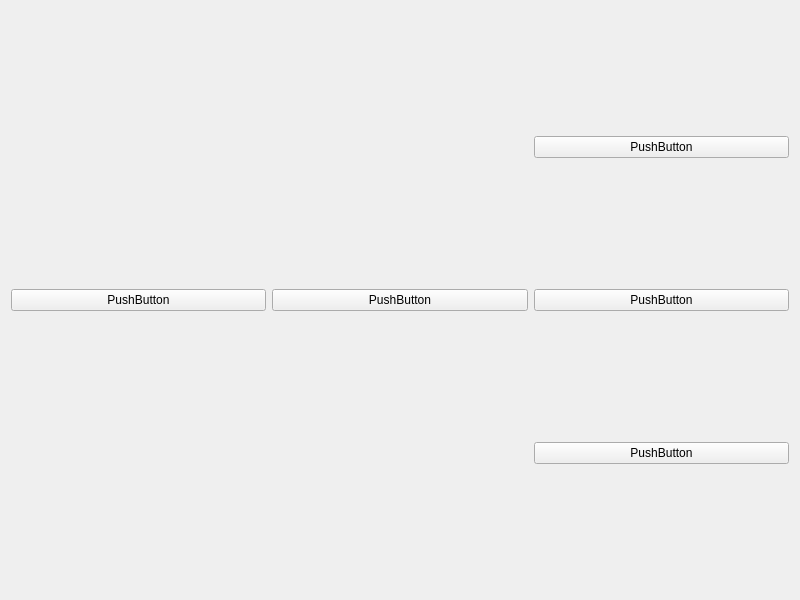
<?xml version="1.0" encoding="UTF-8"?>
<ui version="4.0">
 <class>Widget</class>
 <widget class="QWidget" name="Widget">
  <property name="geometry">
   <rect>
    <x>0</x>
    <y>0</y>
    <width>800</width>
    <height>600</height>
   </rect>
  </property>
  <property name="windowTitle">
   <string>Widget</string>
  </property>
  <layout class="QHBoxLayout" name="horizontalLayout">
   <item>
    <widget class="QPushButton" name="pushButton_5">
     <property name="text">
      <string>PushButton</string>
     </property>
    </widget>
   </item>
   <item>
    <widget class="QPushButton" name="pushButton">
     <property name="text">
      <string>PushButton</string>
     </property>
    </widget>
   </item>
   <item>
    <layout class="QVBoxLayout" name="verticalLayout">
     <item>
      <widget class="QPushButton" name="pushButton_3">
       <property name="text">
        <string>PushButton</string>
       </property>
      </widget>
     </item>
     <item>
      <widget class="QPushButton" name="pushButton_2">
       <property name="text">
        <string>PushButton</string>
       </property>
      </widget>
     </item>
     <item>
      <widget class="QPushButton" name="pushButton_4">
       <property name="text">
        <string>PushButton</string>
       </property>
      </widget>
     </item>
    </layout>
   </item>
  </layout>
 </widget>
 <resources/>
 <connections/>
 <buttongroups>
  <buttongroup name="buttonGroup"/>
 </buttongroups>
</ui>
